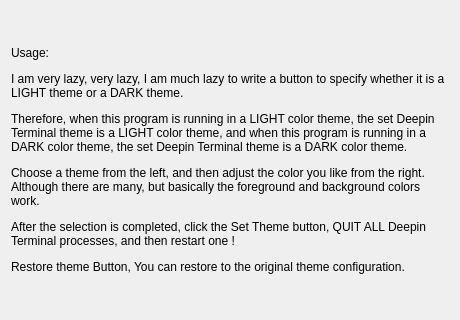
<?xml version="1.0" encoding="UTF-8"?>
<ui version="4.0">
 <class>DlgHelp</class>
 <widget class="DDialog" name="DlgHelp">
  <property name="geometry">
   <rect>
    <x>0</x>
    <y>0</y>
    <width>460</width>
    <height>320</height>
   </rect>
  </property>
  <property name="windowTitle">
   <string>Help</string>
  </property>
  <layout class="QVBoxLayout" name="verticalLayout">
   <item>
    <widget class="DLabel" name="label">
     <property name="text">
      <string>&lt;html&gt;&lt;head/&gt;&lt;body&gt;&lt;p&gt;Usage:&lt;/p&gt;&lt;p&gt;I am very lazy, very lazy, I am much lazy to write a button to specify whether it is a LIGHT theme or a DARK theme.&lt;/p&gt;&lt;p&gt;Therefore, when this program is running in a LIGHT color theme, the set Deepin Terminal theme is a LIGHT color theme, and when this program is running in a DARK color theme, the set Deepin Terminal theme is a DARK color theme.&lt;/p&gt;&lt;p&gt;Choose a theme from the left, and then adjust the color you like from the right. Although there are many, but basically the foreground and background colors work.&lt;/p&gt;&lt;p&gt;After the selection is completed, click the Set Theme button, QUIT ALL Deepin Terminal processes, and then restart one !&lt;/p&gt;&lt;p&gt;Restore theme Button, You can restore to the original theme configuration.&lt;/p&gt;&lt;/body&gt;&lt;/html&gt;</string>
     </property>
     <property name="textFormat">
      <enum>Qt::RichText</enum>
     </property>
     <property name="wordWrap">
      <bool>true</bool>
     </property>
    </widget>
   </item>
  </layout>
 </widget>
 <customwidgets>
  <customwidget>
   <class>DLabel</class>
   <extends>QLabel</extends>
   <header>dlabel.h</header>
  </customwidget>
  <customwidget>
   <class>DDialog</class>
   <extends>QWidget</extends>
   <header>ddialog.h</header>
   <container>1</container>
  </customwidget>
 </customwidgets>
 <resources/>
 <connections/>
</ui>
